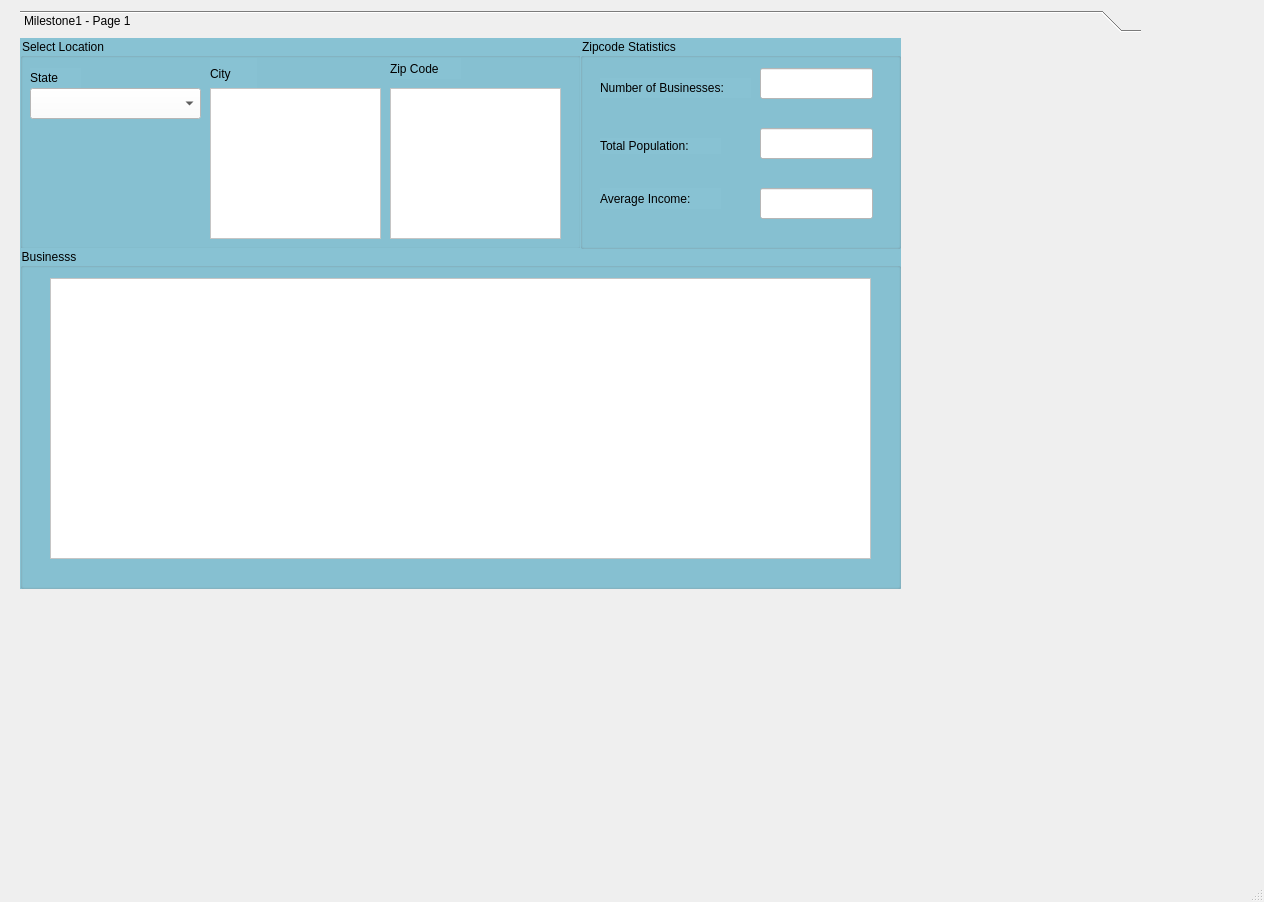
<?xml version="1.0" encoding="UTF-8"?>
<ui version="4.0">
 <class>MainWindow</class>
 <widget class="QMainWindow" name="MainWindow">
  <property name="geometry">
   <rect>
    <x>0</x>
    <y>0</y>
    <width>1264</width>
    <height>902</height>
   </rect>
  </property>
  <property name="windowTitle">
   <string>MainWindow</string>
  </property>
  <widget class="QWidget" name="centralwidget">
   <widget class="QToolBox" name="toolBox">
    <property name="geometry">
     <rect>
      <x>20</x>
      <y>10</y>
      <width>1121</width>
      <height>601</height>
     </rect>
    </property>
    <property name="styleSheet">
     <string notr="true">font: 12pt &quot;Segoe UI&quot;;</string>
    </property>
    <property name="currentIndex">
     <number>0</number>
    </property>
    <widget class="QWidget" name="page">
     <property name="geometry">
      <rect>
       <x>0</x>
       <y>0</y>
       <width>1121</width>
       <height>566</height>
      </rect>
     </property>
     <attribute name="label">
      <string>Milestone1 - Page 1</string>
     </attribute>
     <widget class="QGroupBox" name="groupBox">
      <property name="geometry">
       <rect>
        <x>0</x>
        <y>0</y>
        <width>561</width>
        <height>211</height>
       </rect>
      </property>
      <property name="styleSheet">
       <string notr="true">background-color: rgb(136, 194, 211);
font: 12pt &quot;MS Shell Dlg 2&quot;;</string>
      </property>
      <property name="title">
       <string>Select Location</string>
      </property>
      <widget class="QComboBox" name="stateList">
       <property name="geometry">
        <rect>
         <x>10</x>
         <y>50</y>
         <width>171</width>
         <height>31</height>
        </rect>
       </property>
       <property name="styleSheet">
        <string notr="true">background-color: rgb(255, 255, 255);
font: 10pt &quot;MS Shell Dlg 2&quot;;</string>
       </property>
      </widget>
      <widget class="QLabel" name="stateLabel">
       <property name="geometry">
        <rect>
         <x>10</x>
         <y>30</y>
         <width>51</width>
         <height>20</height>
        </rect>
       </property>
       <property name="styleSheet">
        <string notr="true">font: 12pt &quot;MS Shell Dlg 2&quot;;</string>
       </property>
       <property name="text">
        <string>State</string>
       </property>
      </widget>
      <widget class="QLabel" name="cityLabel">
       <property name="geometry">
        <rect>
         <x>190</x>
         <y>20</y>
         <width>47</width>
         <height>31</height>
        </rect>
       </property>
       <property name="styleSheet">
        <string notr="true">font: 12pt &quot;MS Shell Dlg 2&quot;;</string>
       </property>
       <property name="text">
        <string>City</string>
       </property>
      </widget>
      <widget class="QListWidget" name="cityList">
       <property name="geometry">
        <rect>
         <x>190</x>
         <y>50</y>
         <width>171</width>
         <height>151</height>
        </rect>
       </property>
       <property name="styleSheet">
        <string notr="true">background-color: rgb(255, 255, 255);
font: 10pt &quot;MS Shell Dlg 2&quot;;</string>
       </property>
      </widget>
      <widget class="QLabel" name="zipCodeLabel">
       <property name="geometry">
        <rect>
         <x>370</x>
         <y>20</y>
         <width>71</width>
         <height>21</height>
        </rect>
       </property>
       <property name="styleSheet">
        <string notr="true">font: 12pt &quot;MS Shell Dlg 2&quot;;</string>
       </property>
       <property name="text">
        <string>Zip Code</string>
       </property>
      </widget>
      <widget class="QListWidget" name="zipCodeList">
       <property name="geometry">
        <rect>
         <x>370</x>
         <y>50</y>
         <width>171</width>
         <height>151</height>
        </rect>
       </property>
       <property name="styleSheet">
        <string notr="true">background-color: rgb(255, 255, 255);
font: 10pt &quot;MS Shell Dlg 2&quot;;</string>
       </property>
      </widget>
     </widget>
     <widget class="QGroupBox" name="businessGroup">
      <property name="geometry">
       <rect>
        <x>0</x>
        <y>210</y>
        <width>881</width>
        <height>341</height>
       </rect>
      </property>
      <property name="styleSheet">
       <string notr="true">background-color: rgb(136, 194, 211);
font: 12pt &quot;MS Shell Dlg 2&quot;;</string>
      </property>
      <property name="title">
       <string>Businesss</string>
      </property>
      <widget class="QTableWidget" name="businessTable">
       <property name="geometry">
        <rect>
         <x>30</x>
         <y>30</y>
         <width>821</width>
         <height>281</height>
        </rect>
       </property>
       <property name="styleSheet">
        <string notr="true">background-color: rgb(255, 255, 255);
font: 10pt &quot;MS Shell Dlg 2&quot;;</string>
       </property>
       <attribute name="horizontalHeaderVisible">
        <bool>true</bool>
       </attribute>
       <attribute name="horizontalHeaderStretchLastSection">
        <bool>true</bool>
       </attribute>
       <attribute name="verticalHeaderVisible">
        <bool>true</bool>
       </attribute>
      </widget>
     </widget>
     <widget class="QGroupBox" name="ZipcodeStatistics">
      <property name="geometry">
       <rect>
        <x>560</x>
        <y>0</y>
        <width>321</width>
        <height>211</height>
       </rect>
      </property>
      <property name="styleSheet">
       <string notr="true">background-color: rgb(136, 194, 211);
font: 12pt &quot;MS Shell Dlg 2&quot;;</string>
      </property>
      <property name="title">
       <string>Zipcode Statistics</string>
      </property>
      <widget class="QLineEdit" name="NumOfBusinessesBox">
       <property name="geometry">
        <rect>
         <x>180</x>
         <y>30</y>
         <width>113</width>
         <height>31</height>
        </rect>
       </property>
       <property name="styleSheet">
        <string notr="true">background-color: rgb(255, 255, 255);</string>
       </property>
       <property name="readOnly">
        <bool>true</bool>
       </property>
      </widget>
      <widget class="QLabel" name="NumOfBusinessesLabel">
       <property name="geometry">
        <rect>
         <x>20</x>
         <y>40</y>
         <width>151</width>
         <height>20</height>
        </rect>
       </property>
       <property name="styleSheet">
        <string notr="true">font: 11pt &quot;MS Shell Dlg 2&quot;;</string>
       </property>
       <property name="text">
        <string>Number of Businesses:</string>
       </property>
      </widget>
      <widget class="QLabel" name="TotalPopLabel">
       <property name="geometry">
        <rect>
         <x>20</x>
         <y>100</y>
         <width>121</width>
         <height>16</height>
        </rect>
       </property>
       <property name="styleSheet">
        <string notr="true">font: 11pt &quot;MS Shell Dlg 2&quot;;</string>
       </property>
       <property name="text">
        <string>Total Population:</string>
       </property>
      </widget>
      <widget class="QLabel" name="AvgIncomeLabel">
       <property name="geometry">
        <rect>
         <x>20</x>
         <y>150</y>
         <width>121</width>
         <height>21</height>
        </rect>
       </property>
       <property name="styleSheet">
        <string notr="true">font: 11pt &quot;MS Shell Dlg 2&quot;;</string>
       </property>
       <property name="text">
        <string>Average Income:</string>
       </property>
      </widget>
      <widget class="QLineEdit" name="TotalPopBox">
       <property name="geometry">
        <rect>
         <x>180</x>
         <y>90</y>
         <width>113</width>
         <height>31</height>
        </rect>
       </property>
       <property name="styleSheet">
        <string notr="true">background-color: rgb(255, 255, 255);</string>
       </property>
       <property name="readOnly">
        <bool>true</bool>
       </property>
      </widget>
      <widget class="QLineEdit" name="AvgIncomeBox">
       <property name="geometry">
        <rect>
         <x>180</x>
         <y>150</y>
         <width>113</width>
         <height>31</height>
        </rect>
       </property>
       <property name="styleSheet">
        <string notr="true">background-color: rgb(255, 255, 255);</string>
       </property>
       <property name="readOnly">
        <bool>true</bool>
       </property>
      </widget>
     </widget>
    </widget>
   </widget>
  </widget>
  <widget class="QMenuBar" name="menubar">
   <property name="geometry">
    <rect>
     <x>0</x>
     <y>0</y>
     <width>1264</width>
     <height>21</height>
    </rect>
   </property>
  </widget>
  <widget class="QStatusBar" name="statusbar"/>
 </widget>
 <resources/>
 <connections/>
</ui>
